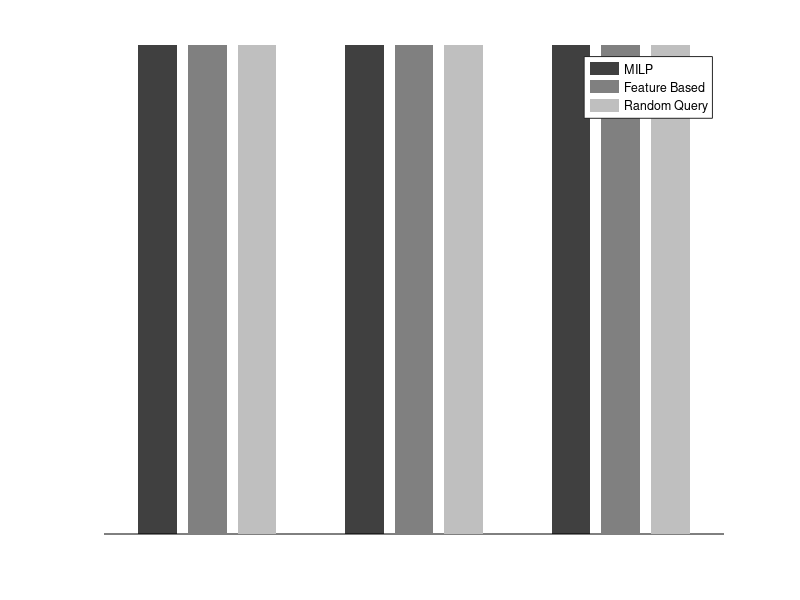

MATLAB code to generate this figure:
function main()
  C = repmat((1:3) / 4, 3, 1)'
  Y = ones(3, 3)';
  
  h = bar(Y);
  for iBarSeries = 1:size(Y,2)
    set(h(iBarSeries), 'FaceColor', C(iBarSeries, :), 'EdgeColor', 'none');
  end

  axis off
  legend('MILP', 'Feature Based', 'Random Query');

  print('-deps', ['rsLegend.eps'], '-r100');
end
